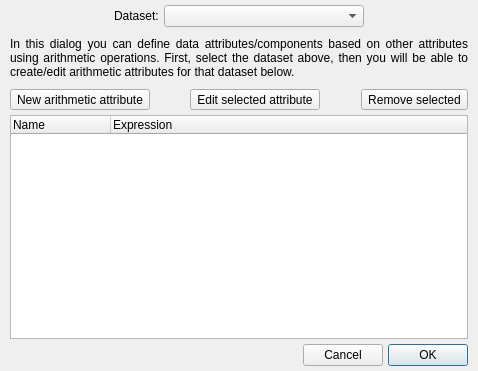
<?xml version="1.0" encoding="UTF-8"?>
<ui version="4.0">
 <class>Form</class>
 <widget class="QWidget" name="Form">
  <property name="geometry">
   <rect>
    <x>0</x>
    <y>0</y>
    <width>478</width>
    <height>371</height>
   </rect>
  </property>
  <property name="windowTitle">
   <string>Arithmetic editor</string>
  </property>
  <layout class="QVBoxLayout" name="verticalLayout">
   <property name="spacing">
    <number>5</number>
   </property>
   <property name="leftMargin">
    <number>10</number>
   </property>
   <property name="topMargin">
    <number>5</number>
   </property>
   <property name="rightMargin">
    <number>10</number>
   </property>
   <property name="bottomMargin">
    <number>5</number>
   </property>
   <item>
    <layout class="QHBoxLayout" name="horizontalLayout_4">
     <item>
      <spacer name="horizontalSpacer_6">
       <property name="orientation">
        <enum>Qt::Horizontal</enum>
       </property>
       <property name="sizeHint" stdset="0">
        <size>
         <width>40</width>
         <height>20</height>
        </size>
       </property>
      </spacer>
     </item>
     <item>
      <widget class="QLabel" name="label_3">
       <property name="font">
        <font>
         <weight>50</weight>
         <bold>false</bold>
        </font>
       </property>
       <property name="text">
        <string>Dataset:</string>
       </property>
      </widget>
     </item>
     <item>
      <widget class="QComboBox" name="combosel_data">
       <property name="minimumSize">
        <size>
         <width>200</width>
         <height>0</height>
        </size>
       </property>
       <property name="sizeAdjustPolicy">
        <enum>QComboBox::AdjustToMinimumContentsLength</enum>
       </property>
      </widget>
     </item>
     <item>
      <spacer name="horizontalSpacer_2">
       <property name="orientation">
        <enum>Qt::Horizontal</enum>
       </property>
       <property name="sizeHint" stdset="0">
        <size>
         <width>40</width>
         <height>20</height>
        </size>
       </property>
      </spacer>
     </item>
    </layout>
   </item>
   <item>
    <spacer name="verticalSpacer">
     <property name="orientation">
      <enum>Qt::Vertical</enum>
     </property>
     <property name="sizeType">
      <enum>QSizePolicy::Fixed</enum>
     </property>
     <property name="sizeHint" stdset="0">
      <size>
       <width>10</width>
       <height>5</height>
      </size>
     </property>
    </spacer>
   </item>
   <item>
    <widget class="QLabel" name="label_2">
     <property name="font">
      <font>
       <weight>50</weight>
       <bold>false</bold>
      </font>
     </property>
     <property name="text">
      <string>In this dialog you can define data attributes/components based on other attributes using arithmetic operations. First, select the dataset above, then you will be able to create/edit arithmetic attributes for that dataset below.</string>
     </property>
     <property name="alignment">
      <set>Qt::AlignJustify|Qt::AlignVCenter</set>
     </property>
     <property name="wordWrap">
      <bool>true</bool>
     </property>
    </widget>
   </item>
   <item>
    <spacer name="verticalSpacer_2">
     <property name="orientation">
      <enum>Qt::Vertical</enum>
     </property>
     <property name="sizeType">
      <enum>QSizePolicy::Fixed</enum>
     </property>
     <property name="sizeHint" stdset="0">
      <size>
       <width>10</width>
       <height>5</height>
      </size>
     </property>
    </spacer>
   </item>
   <item>
    <layout class="QHBoxLayout" name="horizontalLayout">
     <item>
      <widget class="QToolButton" name="button_add_derived">
       <property name="text">
        <string>New arithmetic attribute</string>
       </property>
      </widget>
     </item>
     <item>
      <spacer name="horizontalSpacer_3">
       <property name="orientation">
        <enum>Qt::Horizontal</enum>
       </property>
       <property name="sizeHint" stdset="0">
        <size>
         <width>40</width>
         <height>20</height>
        </size>
       </property>
      </spacer>
     </item>
     <item>
      <widget class="QToolButton" name="button_edit_derived">
       <property name="text">
        <string>Edit selected attribute</string>
       </property>
      </widget>
     </item>
     <item>
      <spacer name="horizontalSpacer_4">
       <property name="orientation">
        <enum>Qt::Horizontal</enum>
       </property>
       <property name="sizeHint" stdset="0">
        <size>
         <width>40</width>
         <height>20</height>
        </size>
       </property>
      </spacer>
     </item>
     <item>
      <widget class="QToolButton" name="button_remove_derived">
       <property name="text">
        <string>Remove selected</string>
       </property>
      </widget>
     </item>
    </layout>
   </item>
   <item>
    <widget class="ComponentTreeWidget" name="list_derived_components">
     <property name="dragDropMode">
      <enum>QAbstractItemView::InternalMove</enum>
     </property>
     <column>
      <property name="text">
       <string>Name</string>
      </property>
     </column>
     <column>
      <property name="text">
       <string>Expression</string>
      </property>
     </column>
    </widget>
   </item>
   <item>
    <layout class="QHBoxLayout" name="horizontalLayout_2">
     <item>
      <widget class="QLabel" name="label_status">
       <property name="text">
        <string/>
       </property>
       <property name="alignment">
        <set>Qt::AlignCenter</set>
       </property>
      </widget>
     </item>
     <item>
      <spacer name="horizontalSpacer">
       <property name="orientation">
        <enum>Qt::Horizontal</enum>
       </property>
       <property name="sizeHint" stdset="0">
        <size>
         <width>40</width>
         <height>20</height>
        </size>
       </property>
      </spacer>
     </item>
     <item>
      <widget class="QPushButton" name="button_cancel">
       <property name="text">
        <string>Cancel</string>
       </property>
      </widget>
     </item>
     <item>
      <widget class="QPushButton" name="button_ok">
       <property name="text">
        <string>OK</string>
       </property>
       <property name="default">
        <bool>true</bool>
       </property>
      </widget>
     </item>
    </layout>
   </item>
  </layout>
 </widget>
 <customwidgets>
  <customwidget>
   <class>ComponentTreeWidget</class>
   <extends>QTreeWidget</extends>
   <header>glue.dialogs.common.qt.component_tree_widget</header>
  </customwidget>
 </customwidgets>
 <resources/>
 <connections/>
</ui>
